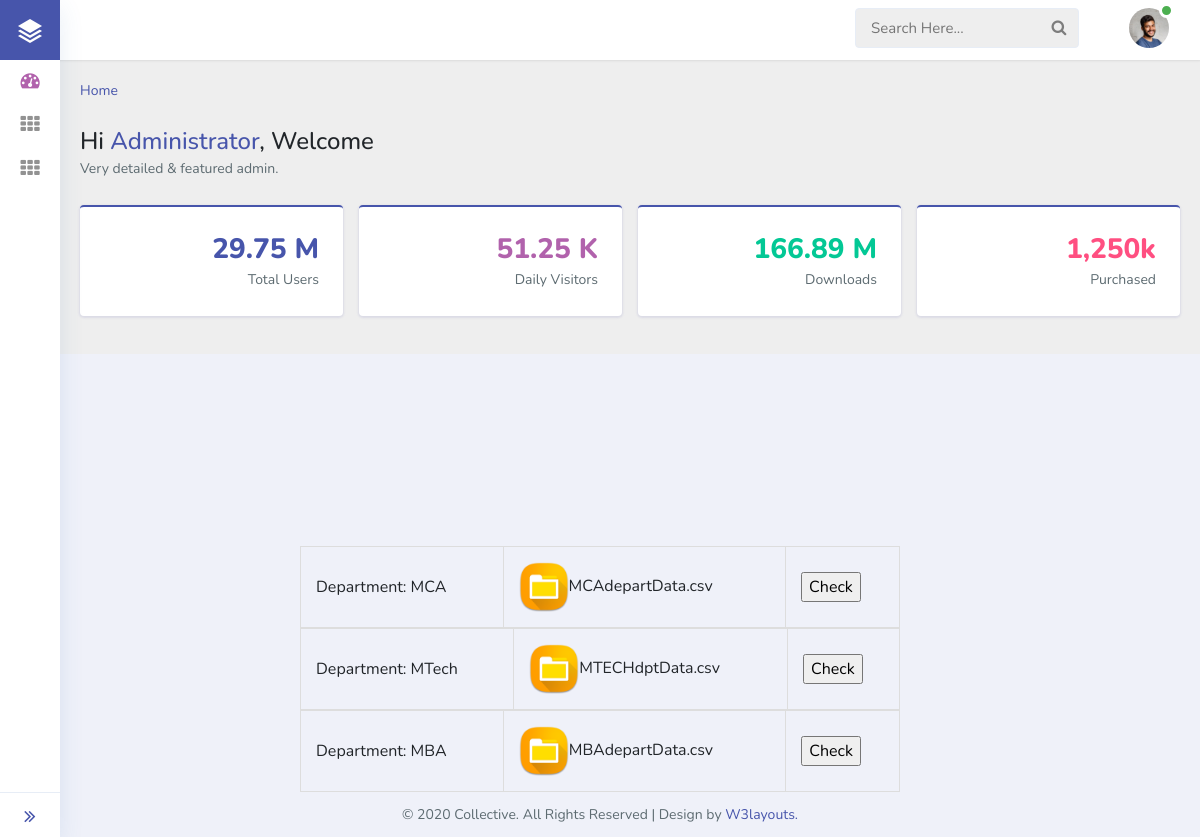
Screenshot of /studepred/ with the database file from the repository.
### App/models.py (models this page shows)
class FileRegister(models.Model):
     filepath=models.CharField(max_length=200)
     dep=models.CharField(max_length=200)
     filename=models.CharField(max_length=200,default="MCAData.csv")

### App/views.py (the view)
# urls.py: url(r'^studepred/',studepred,name="studepred"),
def studepred(request):
    ob = FileRegister.objects.all()
    cn = ob.count()
    return render(request,'admin_student_prediction.html',{"data":ob,"cn":cn})

### App/templates/admin_student_prediction.html (shortened to what this page needs)
{% load staticfiles %}
<!doctype html>
<html lang="en">
<head>
  <link rel="stylesheet" href="{% static 'assets/css/style-starter.css' %}">
</head>
<body class="sidebar-menu-collapsed">
<section>
  <div class="sidebar-menu sticky-sidebar-menu">
    <div class="logo-icon text-center">
      <a href="index.html" title="logo"><img src="{% static 'assets/images/logo.png' %}" alt="logo-icon"> </a>
    </div>
    <div class="sidebar-menu-inner">
      <ul class="nav nav-pills nav-stacked custom-nav">
        <li class="active"><a href="{% url 'adminhome' %}"><i class="fa fa-tachometer"></i><span> Home</span></a>
        </li>
        <li class="menu-list">
          <a href="#"><i class="fa fa-th"></i>
            <span>User Approvals </span></a>
        </li>
		<li class="menu-list">
          <a href="#"><i class="fa fa-th"></i>
            <span>Predictions </span></a>
        </li>
      </ul>
      <a class="toggle-btn">
        <i class="fa fa-angle-double-right menu-collapsed__right"></i>
      </a>
    </div>
  </div>
  <div class="header sticky-header">
    <div class="menu-right">
      <div class="navbar user-panel-top">
        <div class="search-box">
          <form action="#search-results.html" method="get">
            <input class="search-input" placeholder="Search Here..." type="search" id="search">
            <button class="search-submit" value=""><span class="fa fa-search"></span></button>
          </form>
        </div>
        <div class="user-dropdown-details d-flex">
          <div class="profile_details">
            <ul>
              <li class="dropdown profile_details_drop">
                <a href="#" class="dropdown-toggle" data-toggle="dropdown" id="dropdownMenu3" aria-haspopup="true"
                  aria-expanded="false">
                  <div class="profile_img">
                    <img src="{% static 'assets/images/profileimg.jpg' %}" class="rounded-circle" alt="" />
                    <div class="user-active">
                      <span></span>
                    </div>
                  </div>
                </a>
              </li>
            </ul>
          </div>
        </div>
      </div>
    </div>
  </div>
<div class="main-content">
  <div class="container-fluid content-top-gap">
    <nav aria-label="breadcrumb">
      <ol class="breadcrumb my-breadcrumb">
        <li class="breadcrumb-item"><a href="index.html">Home</a></li>
      </ol>
    </nav>
    <div class="welcome-msg pt-3 pb-4">
      <h1>Hi <span class="text-primary">Administrator</span>, Welcome </h1>
      <p>Very detailed & featured admin.</p>
    </div>
    <div class="statistics">
      <div class="row">
        <div class="col-xl-6 pr-xl-2">
          <div class="row">
            <div class="col-sm-6 pr-sm-2 statistics-grid">
              <div class="card card_border border-primary-top p-4">
                <i class="lnr lnr-users"> </i>
                <h3 class="text-primary number">29.75 M</h3>
                <p class="stat-text">Total Users</p>
              </div>
            </div>
            <div class="col-sm-6 pl-sm-2 statistics-grid">
              <div class="card card_border border-primary-top p-4">
                <i class="lnr lnr-eye"> </i>
                <h3 class="text-secondary number">51.25 K</h3>
                <p class="stat-text">Daily Visitors</p>
              </div>
            </div>
          </div>
        </div>
        <div class="col-xl-6 pl-xl-2">
          <div class="row">
            <div class="col-sm-6 pr-sm-2 statistics-grid">
              <div class="card card_border border-primary-top p-4">
                <i class="lnr lnr-cloud-download"> </i>
                <h3 class="text-success number">166.89 M</h3>
                <p class="stat-text">Downloads</p>
              </div>
            </div>
            <div class="col-sm-6 pl-sm-2 statistics-grid">
              <div class="card card_border border-primary-top p-4">
                <i class="lnr lnr-cart"> </i>
                <h3 class="text-danger number">1,250k</h3>
                <p class="stat-text">Purchased</p>
              </div>
            </div>
          </div>
        </div>
      </div>
    </div>
  </div>
</div>
<br><br><br><br><br><br><br><br>
</section>
<section>
<center>
		{% for i in data %}
						<div class="fldiv">
						<table>
						<form action="{% url 'cValues' %}" method="post">{% csrf_token %}
							<tr><td>Department: {{i.dep}}<input type="text" name="filename" style="display:none;" value="{{i.filename}}"></td>
							<td><img width="50" height="50" src="{% static 'imgnp.png' %}">{{i.filename}}</td>
							<td><input type="submit" value="Check"></td></tr>
						</form>
						</table>
						</div>
		{% endfor %}
		</center>
</section>
<footer class="dashboard">
  <p>&copy 2020 Collective. All Rights Reserved | Design by <a href="https://w3layouts.com/" target="_blank"
      class="text-primary">W3layouts.</a></p>
</footer>
</body>
</html>

### App/templates/admin_student_prediction.html (style rules this page uses)
table, td, th { border: 1px solid #ddd; text-align: left; }
table { border-collapse: collapse; width: 50%; }
th, td { padding: 15px; }

### rows the page displays
FileRegister: dep "MCA", filename "MCAdepartData.csv"
FileRegister: dep "MTech", filename "MTECHdptData.csv"
FileRegister: dep "MBA", filename "MBAdepartData.csv"
